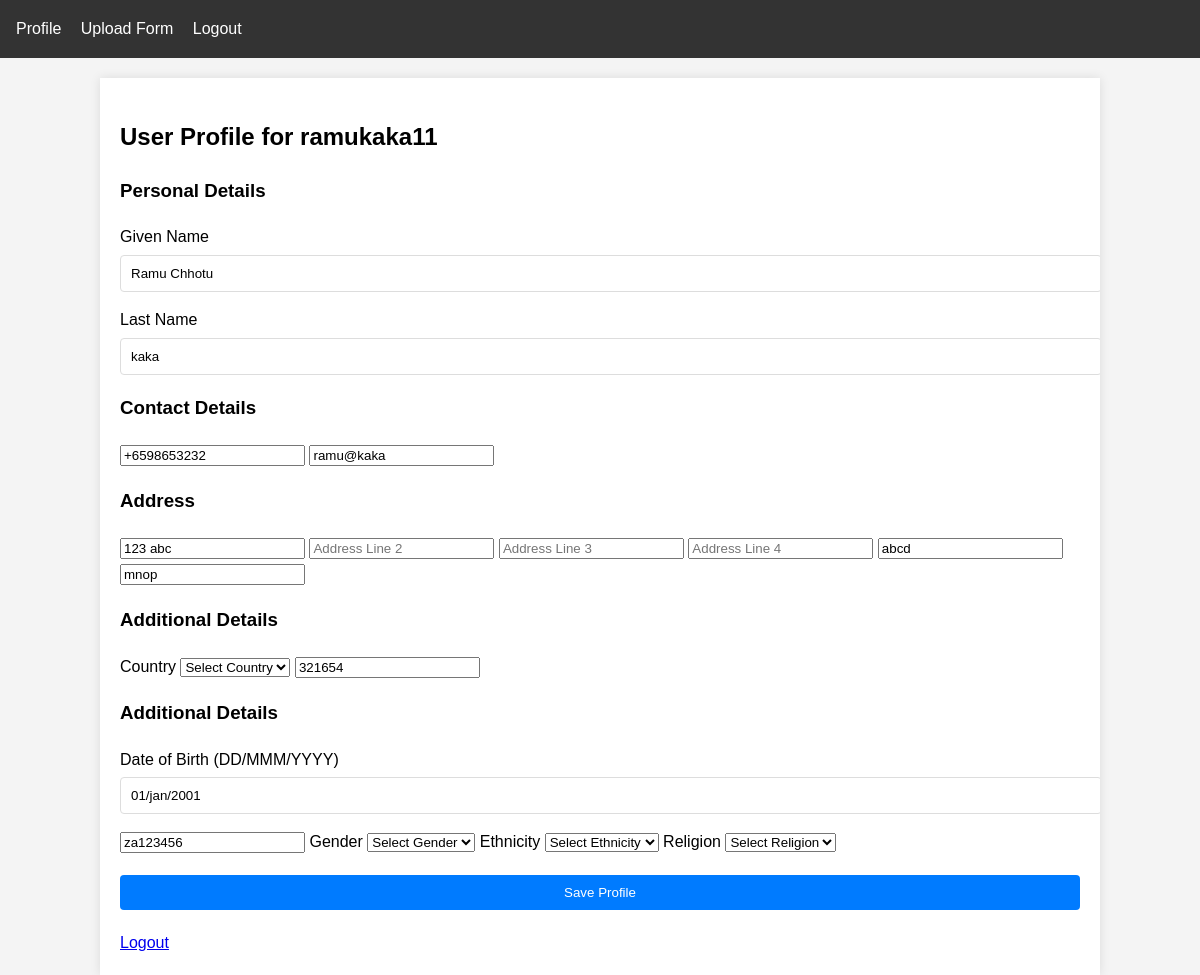
The page /profile/edit (signed in) on the database its author committed.
### tables this page shows
CREATE TABLE users (
            id INTEGER PRIMARY KEY AUTOINCREMENT,
            username TEXT UNIQUE NOT NULL,
            password TEXT NOT NULL
        );

CREATE TABLE user_profiles (
            user_id INTEGER PRIMARY KEY,
            given_name TEXT,
            last_name TEXT,
            address_line1 TEXT,
            address_line2 TEXT,
            address_line3 TEXT,
            address_line4 TEXT,
            city TEXT,
            state TEXT,
            country TEXT,
            post_code TEXT,
            mobile_number TEXT,
            email_address TEXT,
            date_of_birth TEXT,
            passport_number TEXT,
            gender TEXT,
            ethnicity TEXT,
            religion TEXT, name TEXT, full_name_as_shown_in TEXT, travel_document TEXT, alias TEXT, d____d__________m____m_________y_____y____y____y____sex TEXT, marital_status_____________single___________married_________separated_________divorced_________widowed_________cohabited_________customary TEXT, citizenship TEXT, please_specify TEXT, type_of_travel_document_held___________________international_passpor_t_________diplomatic_passport__________official_passport TEXT, qualifications_attained__________diploma____________university______________postgraduat_e TEXT, type_of_visa__________single_journey__________double_journey_________triple_journey__________multi_ple_journey TEXT, purpose_of_visit_____________________social___________________business TEXT, details_of_purpo_se TEXT, how_long_do_you_intend_to_stay_in_singapore______________less_than_30_days_______________more_than_30_days TEXT, where_wi_ll_you_be_staying_in_singapore TEXT, please_s_pecify TEXT, buildin_g_name TEXT, did_you_reside_in_other_countries_places__other_than_your_country_place__of_origin_for_one_year_or_more_during_the_last_5_years TEXT, place__address__from__to TEXT, airline_rep_resentative TEXT, to_applicant TEXT, date_of_birth________________________________________________________________________________________________sex TEXT, number TEXT, hotel_in_singa_pore TEXT, companyhote_l TEXT, local_co_ntactcompany TEXT, applicant TEXT,
            FOREIGN KEY(user_id) REFERENCES users(id)
        );

### app.py (the view, shortened to what this page needs)
@app.route('/profile/edit', methods=['GET', 'POST'])
def edit_profile():
    if 'username' not in session:
        return redirect(url_for('login'))
    form = ProfileForm()  # Create form instance
    try:
        conn = get_db_connection()
        user = conn.execute('SELECT id FROM users WHERE username = ?',
                          (session['username'],)).fetchone()
        if not user:
            conn.close()
            return redirect(url_for('login'))
        user_id = user['id']
        profile = conn.execute('SELECT * FROM user_profiles WHERE user_id = ?',
                             (user_id,)).fetchone()
        profile_data = dict(profile) if profile else {}
        conn.close()
        if profile_data:
            for field, value in profile_data.items():
                if hasattr(form, field):
                    getattr(form, field).data = value
        countries = get_country_list()
        return render_template('profile.html',
                             username=session['username'],
                             profile=profile_data,
                             form=form,  # Pass form to template
                             countries=countries)
    except sqlite3.Error as e:
        flash(f'Database error occurred: {str(e)}')
        return redirect(url_for('profile'))

### app.py
class ProfileForm(FlaskForm):
    given_name = StringField('Given Name')
    last_name = StringField('Last Name')
    mobile_number = StringField('Mobile Number')
    email_address = StringField('Email Address', validators=[DataRequired()])
    address_line1 = StringField('Address Line 1')
    address_line2 = StringField('Address Line 2')
    address_line3 = StringField('Address Line 3')
    address_line4 = StringField('Address Line 4')
    city = StringField('City')
    state = StringField('State')
    country = StringField('Country')
    post_code = StringField('Post Code')
    date_of_birth = StringField('Date of Birth')
    passport_number = StringField('Passport Number')
    gender = StringField('Gender')
    ethnicity = StringField('Ethnicity')
    religion = StringField('Religion')

### app.py (called while the page is built)
@app.teardown_appcontext
def teardown_db(exception):
    close_db_connection()

def get_country_list():
    return sorted([country.name for country in pycountry.countries])

def cleanup_temp_data():
    try:
        conn = get_db_connection()
        conn.execute('''
            DELETE FROM temp_form_data
            WHERE created_at < datetime('now', '-1 hour')
        ''')
        conn.commit()
    except Exception as e:
        logger.error(f"Error cleaning up temp data: {str(e)}")
    finally:
        if conn:
            conn.close()

@app.before_request
def before_request():
    cleanup_temp_data()

### database.py (called while the page is built)
def get_db_connection():
    conn = sqlite3.connect(DATABASE)
    conn.row_factory = sqlite3.Row
    return conn

def close_db_connection(conn=None):
    if conn is not None:
        conn.close()

### templates/profile.html (shortened to what this page needs)
{% extends "base.html" %}
{% block content %}
<h2>User Profile for {{ username }}</h2>
<form method="POST">
    <h3>Personal Details</h3>
    <div class="form-group">
        <label for="given_name">Given Name</label>
        <input type="text" id="given_name" name="given_name" value="{{ profile.given_name or '' }}">
    </div>
    <div class="form-group">
        <label for="last_name">Last Name</label>
        <input type="text" id="last_name" name="last_name" value="{{ profile.last_name or '' }}">
    </div>
    <h3>Contact Details</h3>
    <input type="tel" name="mobile_number" placeholder="+1234567890" pattern="^\+?[0-9]+$" value="{{ profile.mobile_number or '' }}">
    <input type="email" name="email_address" placeholder="Email Address" value="{{ profile.email_address or '' }}">
    <h3>Address</h3>
    <input type="text" name="address_line1" placeholder="Address Line 1" value="{{ profile.address_line1 or '' }}">
    <input type="text" name="address_line2" placeholder="Address Line 2" value="{{ profile.address_line2 or '' }}">
    <input type="text" name="address_line3" placeholder="Address Line 3" value="{{ profile.address_line3 or '' }}">
    <input type="text" name="address_line4" placeholder="Address Line 4" value="{{ profile.address_line4 or '' }}">
    <input type="text" name="city" placeholder="City" value="{{ profile.city or '' }}">
    <input type="text" name="state" placeholder="State" value="{{ profile.state or '' }}">
    <h3>Additional Details</h3>
    <label for="country">Country</label>
    <select name="country" id="country">
        <option value="">Select Country</option>
    </select>
    <input type="text" name="post_code" placeholder="Post Code" value="{{ profile.post_code or '' }}">
    <h3>Additional Details</h3>
    <div class="form-group">
        <label for="date_of_birth">Date of Birth (DD/MMM/YYYY)</label>
        <input type="text" id="date_of_birth" name="date_of_birth"
               placeholder="DD/MMM/YYYY"
               pattern="[0-9]{2}/[A-Za-z]{3}/[0-9]{4}"
               value="{{ profile.date_of_birth or '' }}">
    </div>
    <input type="text" name="passport_number" placeholder="Passport Number" pattern="[A-Za-z0-9]+" value="{{ profile.passport_number or '' }}">
    <label for="gender">Gender</label>
    <select name="gender" id="gender">
        <option value="">Select Gender</option>
    </select>
    <label for="ethnicity">Ethnicity</label>
    <select name="ethnicity" id="ethnicity">
        <option value="">Select Ethnicity</option>
    </select>
    <label for="religion">Religion</label>
    <select name="religion" id="religion">
        <option value="">Select Religion</option>
    </select>
    <button type="submit">Save Profile</button>
</form>
<div style="margin-top: 20px;">
    <a href="{{ url_for('logout') }}" class="btn">Logout</a>
</div>
{% endblock %}

### templates/base.html (style rules this page uses)
body { font-family: Arial, sans-serif; line-height: 1.6; margin: 0; padding: 0; background-color: #f4f4f4; }
.form-group { margin-bottom: 15px; }
.form-group label { display: block; margin-bottom: 5px; }
.form-group input { width: 100%; padding: 10px; border: 1px solid #ddd; border-radius: 4px; }
button { display: block; width: 100%; padding: 10px; background-color: #007bff; color: white; border: none; border-radius: 4px; cursor: pointer; }

### rows shown on the page
users: username "ramukaka11"
user_profiles: given_name "Ramu Chhotu", last_name "kaka", mobile_number "+6598653232", email_address "ramu@kaka", address_line1 "123 abc", city "abcd", state "mnop", post_code "321654", date_of_birth "01/jan/2001", passport_number "za123456"
